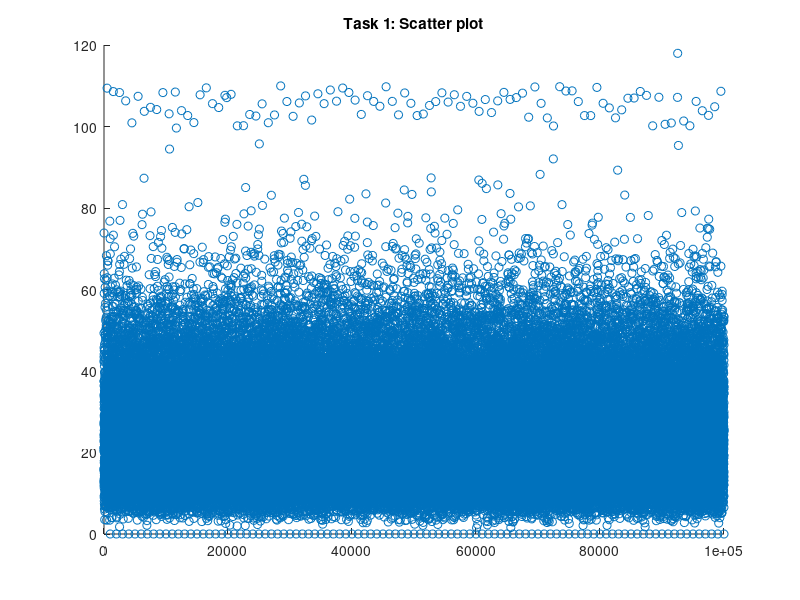
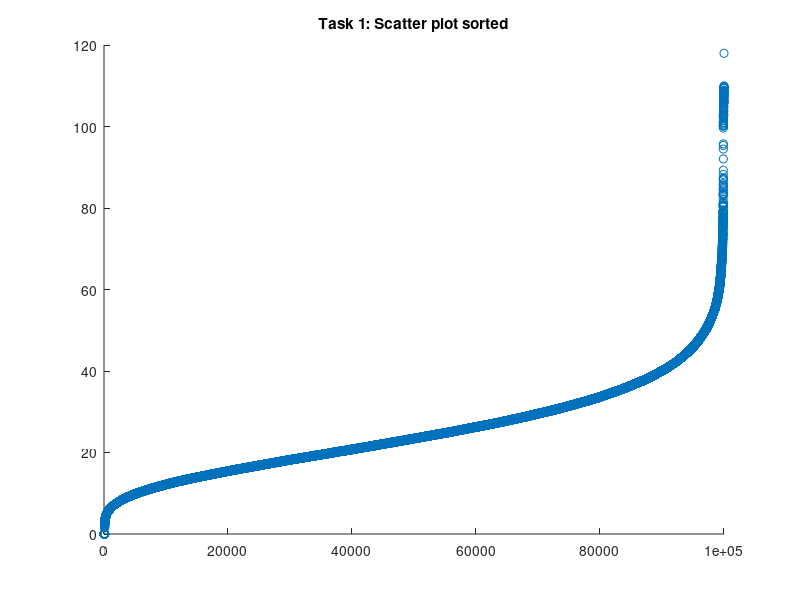
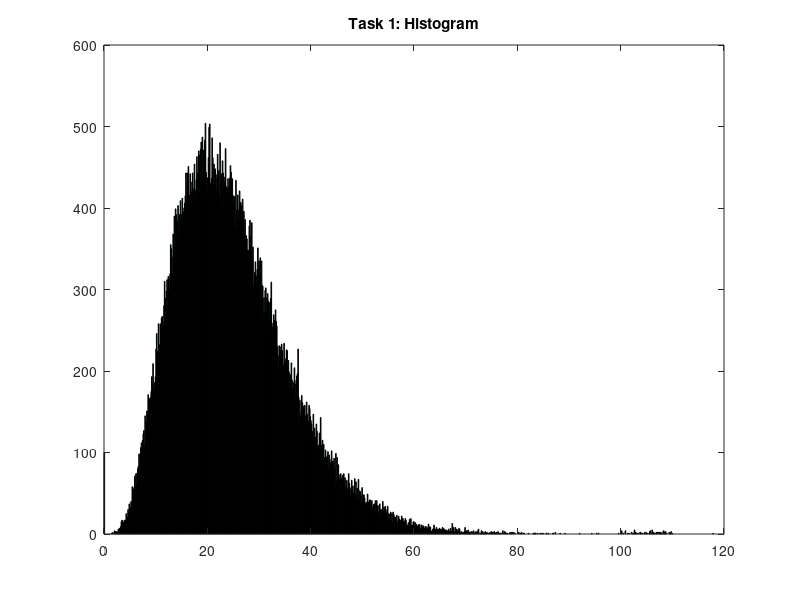
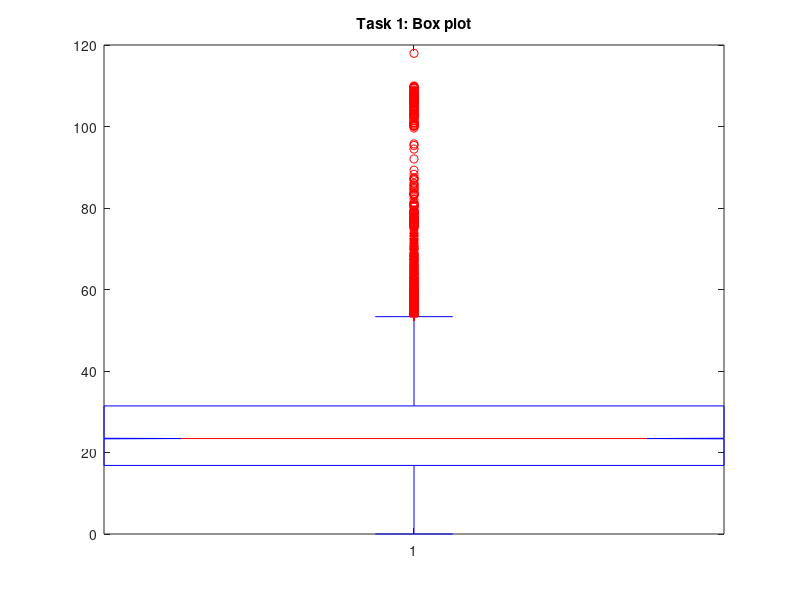

These charts were generated, in order, by the following MATLAB code: (Note: this script raises an error after producing the figures.)
clc;
clear;
data = load("dataIndSSA2022.mat");
d1 = data.task1_data;

%% Mean, Variance, and Sample 
fprintf('\nTask 1\n\n'); 
n = length(d1);
d1_mean = mean(d1);
fprintf('There are %d datapoints in the data set\n', n); 
fprintf('Minimum value: %f\n', min(d1)); 
fprintf('Maximum value: %f\n', max(d1));
fprintf('Mean value   : %f\n\n', d1_mean);

d1_sigma2 = sum((d1 - d1_mean).^2)/n-1;
fprintf('The variance is: %f\n\n', d1_sigma2);
d1_sigma = sqrt(d1_sigma2);
fprintf('The standard deviation is: %f\n\n', d1_sigma);

%% 7 Number Summary
fprintf('2nd percentile  : %f\n', prctile(d1, 2)); 
fprintf('9th percentile  : %f\n', prctile(d1, 9)); 
fprintf('1st quartile    : %f\n', prctile(d1, 25)); 
fprintf('median value    : %f\n', median(d1));
fprintf('3rd quartile    : %f\n', prctile(d1, 75)); 
fprintf('91st percentile : %f\n', prctile(d1, 91)); 
fprintf('98th percentile : %f\n', prctile(d1, 98)); 

%% Visualisation - Scatter 
% A scatter plot is the easiest and thus first visualisation to be conducted
% the plot shows a strong cluster of values around the mean line, with a
% large gap between 80 and 100 on the Y axis as well as an unusual
% formation of points on the 0 line.
figure(1);
scatter(1:length(d1), d1);
hold on;
plot([0,length(d1)], [d1_mean, d1_mean])
hold off;
title('Task 1: Scatter plot')

%% Visualisation - Sorted Scatter
% A sort of the data provides a clearer understanding of the growth of the
% cumulitive distribution function and shows the break in the data in the 
% region around 90 - 100 
figure(2);
scatter(1:length(d1), sort(d1));
title('Task 1: Scatter plot sorted')

%% Visualisation - Histogram 
% At first glance a histogram shows a poisson distribution, this plot also
% confirms that the large number of values clustered at 0 do not fit into
% the curve of the distribution. The tail of the distribution also does not
% look normal, with an unexpected rise in values around 100

figure(3);
hist(d1, 1000);
title('Task 1: Histogram')

%% Visualisation - Box and Whisker 
% The box and whisker plot confirms the abnormality of the tail falls
% ouside the interquartile range of the distribution.  We can thus conclude
% that between 

figure(4);
boxplot(d1, 'Notch', 'on')
title('Task 1: Box plot')

%% Data Cleaning
% Data points larger than 53.3415 and equal to zero are removed from the
% set due to the fact that they do not fall within the interquartile ranges
figure(5);
d1c = d1(d1 <= 53.3415);
d1c = d1c(d1c > 0);
hist(d1c, 1000);

%% Mean, Variance, and Sample 
fprintf('\nAfter data cleaning:\n\n'); 
fprintf(['%d remaining datapoints in the set (%d removed)' ...
    '\n'], length(d1c), length(d1) - length(d1c)); 
fprintf('Minimum value : %f\n', min(d1c)); 
fprintf('Maximum value : %f\n', max(d1c));
d1c_mean = mean(d1c);
fprintf('Mean value    : %f\n\n', d1c_mean);

d1c_sigma2 = sum((d1c - mean(d1c)).^2)/n-1;
fprintf('The variance is: %f\n\n', d1c_sigma2);
d1c_sigma = sqrt(d1c_sigma2);
fprintf('The standard deviation is: %f\n\n', d1c_sigma);

%% 7 Number Summary
fprintf('2nd percentile  : %f\n', prctile(d1c, 2)); 
fprintf('9th percentile  : %f\n', prctile(d1c, 9)); 
fprintf('1st quartile    : %f\n', prctile(d1c, 25)); 
fprintf('median value    : %f\n', median(d1c));
fprintf('3rd quartile    : %f\n', prctile(d1c, 75)); 
fprintf('91st percentile : %f\n', prctile(d1c, 91)); 
fprintf('98th percentile : %f\n', prctile(d1c, 98)); 

%% Skew
% The positive result indicates that the data is skewed to the left of the
% x axis, this tracks with the histogram shown
skew = 3 * (mean(d1c) - median(d1c))/d1c_sigma;
fprintf('\nSkew : %f\n', skew); 

%% Distribution
% It is hypothesised that the data comes from a Normal distribution, shown
% by the fitting of a curve to the data set
normal = @(x) (1./(d1c_sigma .* sqrt(2 .* pi))) * exp(-1/2 * ((x - d1c_mean) ./ d1c_sigma).^2);

figure(6)
histogram(d1c, 'normalization', 'probability');
hold on;
fplot(normal, 'r')
hold off;
title('Task 1: Fitted Distribution')


%% Task 2 
fprintf('\nTask 2\n\n'); 
d2 = data.task2_data;

%% Part A - Estimate Parameters
n = length(d2)
d2_mu_hat = sum(log(d2))./n;
d2_sigma_hat = sqrt( sum((log(d2) - d2_mu_hat).^2)./n );

fprintf('Estimated mean (mu hat)    : %f\n', d2_mu_hat); 
fprintf('Estimated mean (sigma hat) : %f\n', d2_sigma_hat); 

%% Part B - Density Histogram Plot
lognormal = @(x) 1 ./ (x.*d2_sigma_hat.*sqrt(2*pi)) .* exp( -(log(x) - d2_mu_hat).^2. ./ (2*d2_sigma_hat.^2));

figure(7)
histogram(d2, 'normalization', 'probability');
hold on;
fplot(lognormal, 'r')
hold off;

%% Part C - Chi Squared test
